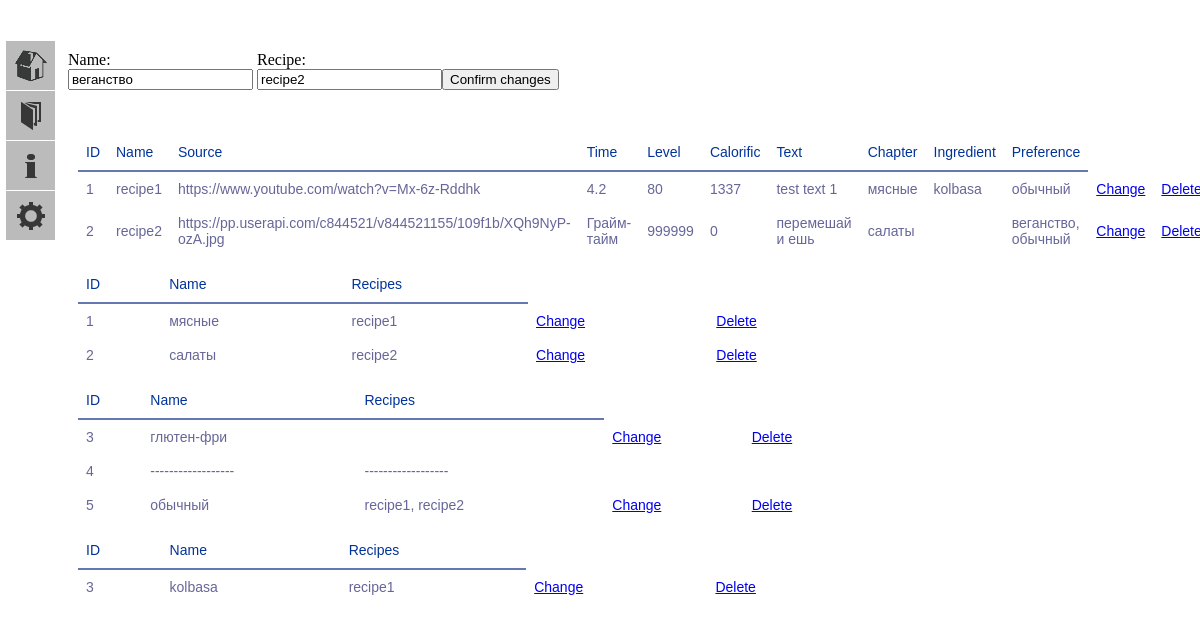
The app's page /change/preference/4 with its own data.
### models.py (models this page shows, shortened)
class Preference(db.Model):
    id = db.Column(db.Integer, primary_key=True)
    name = db.Column(db.TEXT(16), index=True)
    rec_pref = db.relationship("RecipePreference", back_populates='preferences', cascade='all')
    def get_item(self, i):
        return {
            0: self.id,
            1: self.name,
            2: ', '.join(map(str, list('{}'.format(Recipe.query.get(x.recipe_id).name)
                                       for x in RecipePreference.query.filter_by(preference_id=self.id).all())))
        }[i]
    def __iter__(self):
        return (self.get_item(i) for i in range(0, 3))

class Recipe(db.Model):
    id = db.Column(db.Integer, primary_key=True)
    name = db.Column(db.TEXT(512), index=True)
    source = db.Column(db.TEXT(512))
    time = db.Column(db.String(32))
    level = db.Column(db.INT)
    calorific = db.Column(db.INT)
    text = db.Column(db.TEXT(8192))
    chapter_id = db.Column(db.Integer, db.ForeignKey("chapter.id", ondelete='CASCADE'), index=True)
    rec_ingr = db.relationship("RecipeIngredient", back_populates='recipes', cascade='all')
    rec_pref = db.relationship("RecipePreference", back_populates='recipes', cascade='all')
    def get_item(self, index):
        return {
            0: str(self.id),
            1: str(self.name),
            2: str(self.source),
            3: str(self.time),
            4: str(self.level),
            5: str(self.calorific),
            6: str(self.text),
            7: ', '.join(list('{}'.format(Chapter.query.get(x.id).name)
                              for x in Chapter.query.filter_by(id=self.chapter_id).all())),
            8: ', '.join(list('{}'.format(Ingredient.query.get(x.ingredient_id).name)
                              for x in RecipeIngredient.query.filter_by(recipe_id=self.id).all())),
            9: ', '.join(list('{}'.format(Preference.query.get(x.preference_id).name)
                              for x in RecipePreference.query.filter_by(recipe_id=self.id).all()))
        }[index]
    def __iter__(self):
        return (self.get_item(i) for i in range(0, 10))

class Chapter(db.Model):
    id = db.Column(db.Integer, primary_key=True)
    name = db.Column(db.TEXT(16), index=True, unique=True)
    recipes = db.relationship("Recipe")
    def get_item(self, i):
        return {
            0: self.id,
            1: self.name,
            2: ", ".join('{}'.format(x.name) for x in self.recipes)
        }[i]
    def __iter__(self):
        return (self.get_item(i) for i in range(0, 3))

class Ingredient(db.Model):
    id = db.Column(db.Integer, primary_key=True)
    name = db.Column(db.TEXT(16), index=True)
    rec_ingr = db.relationship("RecipeIngredient", back_populates='ingredients', cascade='all')
    def get_item(self, i):
        return{
            0: self.id,
            1: self.name,
            2: ', '.join(map(str, list('{}'.format(Recipe.query.get(x.recipe_id).name)
                                       for x in RecipeIngredient.query.filter_by(ingredient_id=self.id).all())))
        }[i]
    def __iter__(self):
        return (self.get_item(i) for i in range(0, 3))

### app.py (the view)
@app.route('/change/<chtype>/<changing>', methods=['GET', 'POST'])
def change(changing, chtype):
    try:
        contents_dict = {
            "chapter": Chapter.query.all(),
            "recipe": Recipe.query.all(),
            "ingredient": Ingredient.query.all(),
            "preference": Preference.query.all()
        }
        form = form_dict[chtype]
        form = form()
        if form.validate_on_submit():
            form.create_instance(_id=changing)
            flash('{} changed successfully'.format(chtype.capitalize()))
            return redirect(url_for('index'))
        for i in range(len(form)):
            form.get_item(i).data = instance_dict[chtype].query.get(int(changing)).get_item(i)
        return render_template("change.html", form=form, index=int(changing), chtype=chtype, contents_dict=contents_dict,
                               statistics_dict=statistics_dict)
    except Exception:
        flash("An Error while Changing")
        return redirect(url_for('index'))

### forms.py (shortened to what this page needs)
class PreferenceForm(Finder):
    recipe = StringField('recipe', validators=[Regexp(".*")])

### forms.py (called while the page is built)
    def get_item(self, i):
        return {
            0: self.id,
            1: self.name,
            2: self.recipe
        }[i]

    def __len__(self):
        return 3

### templates/change.html (shortened to what this page needs)
{% extends "base.html" %}
{% block form %}
<form action="" method="post" name="find">
    <div class="change">
    <p class="change">
        Name:<br>
        {{ form.name }}<br>
        <br>
    </p>
    {% if chtype=='recipe' %}
        <p class="change">
            Source:<br>
            {{ form.source }}<br>
            {% for error in form.errors.source %}
                <span class="error">[{{error}}]</span>
            {% endfor %}<br>
        </p>
        <p class="change">
            Time:<br>
            {{ form.time }}<br>
            {% for error in form.errors.time %}
                <span class="error">[{{error}}]</span>
            {% endfor %}<br>
        </p>
        <p class="change">
            Level:<br>
            {{ form.level }}<br>
            {% for error in form.errors.level %}
                <span class="error">[{{error}}]</span>
            {% endfor %}<br>
        </p>
        <p class="change">
            Calorific:<br>
            {{ form.calorific }}<br>
            {% for error in form.errors.calorific %}
                <span class="error">[{{error}}]</span>
            {% endfor %}<br>
        </p>
        <p class="change">
            Chapter:<br>
            {{ form.chapter }}<br>
            {% for error in form.errors.chapter %}
                <span class="error">[{{error}}]</span>
            {% endfor %}<br>
        </p>
        <p class="change">
            Preference:<br>
            {{ form.preferences }}<br>
            {% for error in form.errors.preference %}
                <span class="error">[{{error}}]</span>
            {% endfor %}<br>
        </p>
        <p class="change">
            Ingredients:<br>
            {{ form.ingredients }}<br>
            {% for error in form.errors.ingredients %}
                <span class="error">[{{error}}]</span>
            {% endfor %}<br>
        </p>
        <p class="change">
            Text:<br>
            {{ form.text }}<br>
            {% for error in form.errors.text %}
                <span class="error">[{{error}}]</span>
            {% endfor %}<br>
        </p>
        <p class="change button-recipe">
            <input type="submit" class="" value="Confirm changes">
        </p>
    {% else %}
        <p class="change">
            Recipe:<br>
            {{ form.recipe }}<br>
            <br>
        </p>
        <p class="change button">
            <input type="submit" class="" value="Confirm changes">
        </p>
    {% endif %}
    </div>
</form>
<table class="recipe">
<tr><th>ID</th><th>Name</th><th>Source</th><th>Time</th><th>Level</th><th>Calorific</th><th>Text</th><th>Chapter</th>
    <th>Ingredient</th><th>Preference</th></tr>
{% for recipe in contents_dict["recipe"] %}
    <tr>
        {% if ((chtype == 'recipe') and ( index == recipe.id )) %}
            <td>{{ recipe.id }}</td>
            {% for i in "Refactor" %}
                <td> {{ i }} </td>
            {% endfor %}
        {% else %}
            {% for item in recipe %}
                <td>{{ item }}</td>
            {% endfor %}
            <td class="after-bt"><a href="{{ url_for('change', changing=recipe.id, chtype='recipe') }}">Change</a></td>
            <td class="after-bt"><a href="{{ url_for('delete', deleting=recipe.id, chtype='recipe') }}">Delete</a></td>
        {% endif %}
    </tr>
{% endfor %}
</table>
<table class="chapter">
<tr><th>ID</th><th>Name</th><th>Recipes</th>
{% for chapter in contents_dict["chapter"] %}
    <tr>
        {% if ( (chtype == 'chapter') and (index == chapter.id) ) %}
            <td>{{ chapter.id }}</td>
            <td> ------------------ </td>
            <td> ------------------ </td>
        {% else %}
            {% for item in chapter %}
                <td>{{ item }}</td>
            {% endfor %}
            <td class="after-bt"><a href="{{ url_for('change', changing=chapter.id, chtype='chapter') }}">Change</a></td>
            <td class="after-bt"><a href="{{ url_for('delete', deleting=chapter.id, chtype='chapter') }}">Delete</a></td>
        {% endif %}
    </tr>
{% endfor %}
</table>
<table class="preference">
<tr><th>ID</th><th>Name</th><th>Recipes</th>
{% for preference in contents_dict["preference"] %}
    <tr>
        {% if ((chtype == 'preference') and ( index == preference.id )) %}
            <td>{{ preference.id }}</td>
            <td> ------------------ </td>
            <td> ------------------ </td>
        {% else %}
            {% for item in preference %}
                <td>{{ item }}</td>
            {% endfor %}
            <td class="after-bt"><a href="{{ url_for('change', changing=preference.id, chtype='preference') }}">Change</a></td>
            <td class="after-bt"><a href="{{ url_for('delete', deleting=preference.id, chtype='preference') }}">Delete</a></td>
        {% endif %}
    </tr>
{% endfor %}
</table>
<table class="ingredient">
<tr><th>ID</th><th>Name</th><th>Recipes</th>
{% for ingredient in contents_dict["ingredient"] %}
    <tr>
        {% if ((chtype == 'ingredient') and ( index == ingredient.id )) %}
            <td>{{ ingredient.id }}</td>
            <td> ------------------ </td>
            <td> ------------------ </td>
        {% else %}
            {% for item in ingredient %}
                <td>{{ item }}</td>
            {% endfor %}
            <td class="after-bt"><a href="{{ url_for('change', changing=ingredient.id, chtype='ingredient') }}">Change</a></td>
            <td class="after-bt"><a href="{{ url_for('delete', deleting=ingredient.id, chtype='ingredient') }}">Delete</a></td>
        {% endif %}
    </tr>
{% endfor %}
</table>
{% endblock %}

### static/css/main.css (style rules this page uses)
body { padding-left: 60px; margin-top: 35px; background: -moz-linear-gradient(-45deg, #ddddfb 5%, #fff 95%); height: 100%; }
table { font-family: "Lucida Sans Unicode", "Lucida Grande", Sans-Serif; font-size: 14px; background: white; max-width: 70%; width: 70%; border-collapse: collapse; text-align: left; margin: 10px; }
th { font-weight: normal; color: #039; border-bottom: 2px solid #6678b1; padding: 10px 8px; }
td { color: #669; padding: 9px 8px; transition: .3s linear; }
.change { display: inline-block; }
div.change { position:relative; }
.change.button { padding-top: 18px; position: absolute; }

### records on screen
Preference: name "веганство", id "4"
Recipe: recipe "1" "4.2" "80" "1337", name "recipe1", source "https://www.youtube.com/watch?v=Mx-6z-Rddhk", text "test text 1"
Chapter: name "мясные", chapter "1"
Ingredient: name "kolbasa", ingredient "3"
Preference: name "обычный", preference "5" "recipe1, recipe2"
Recipe: recipe "2" "999999" "0" "веганство, обычный", name "recipe2", source "https://pp.userapi.com/c844521/v844521155/109f1b/XQh9NyP-ozA.jpg", time "Грайм-тайм", text "перемешай и ешь"
Chapter: name "салаты", chapter "2"
Preference: preference "3", name "глютен-фри"
